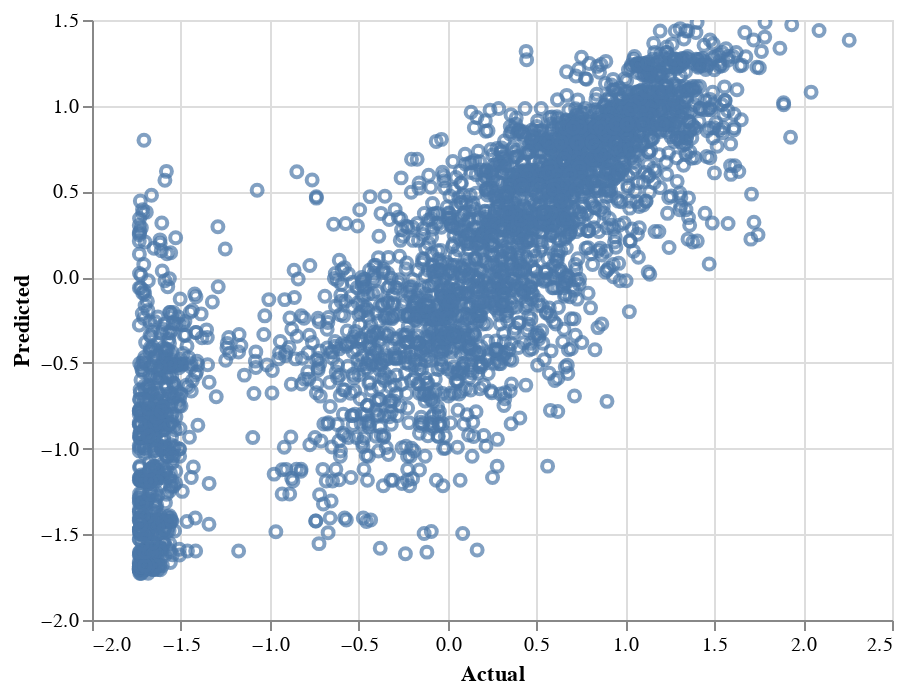

Notebook code for this chart:
### Code cell
import altair as alt
alt.Chart(pd.DataFrame({"Actual": Y_train[:,0],
                        "Predicted": knn.predict(X_train)[:,0]})).\
  mark_point().\
  encode(x="Actual", y = "Predicted", tooltip=['Actual', 'Predicted']).\
  interactive()

### Figure 1 — Vega-Lite specification as saved in the notebook (floating-point values rounded to 4 significant figures; data arrays with more than 128 entries replaced by an {"elided": "..."} marker saying what was removed)
{"$schema": "https://vega.github.io/schema/vega-lite/v3.4.0.json", "config": {"mark": {"tooltip": null}, "view": {"height": 300, "width": 400}}, "data": {"name": "data-88d5abb4c4deba10786844ee84e704e5"}, "datasets": {"data-88d5abb4c4deba10786844ee84e704e5": {"elided": "3203 records"}}, "encoding": {"tooltip": [{"field": "Actual", "type": "quantitative"}, {"field": "Predicted", "type": "quantitative"}], "x": {"field": "Actual", "type": "quantitative"}, "y": {"field": "Predicted", "type": "quantitative"}}, "mark": "point", "selection": {"selector001": {"bind": "scales", "encodings": ["x", "y"], "type": "interval"}}}
